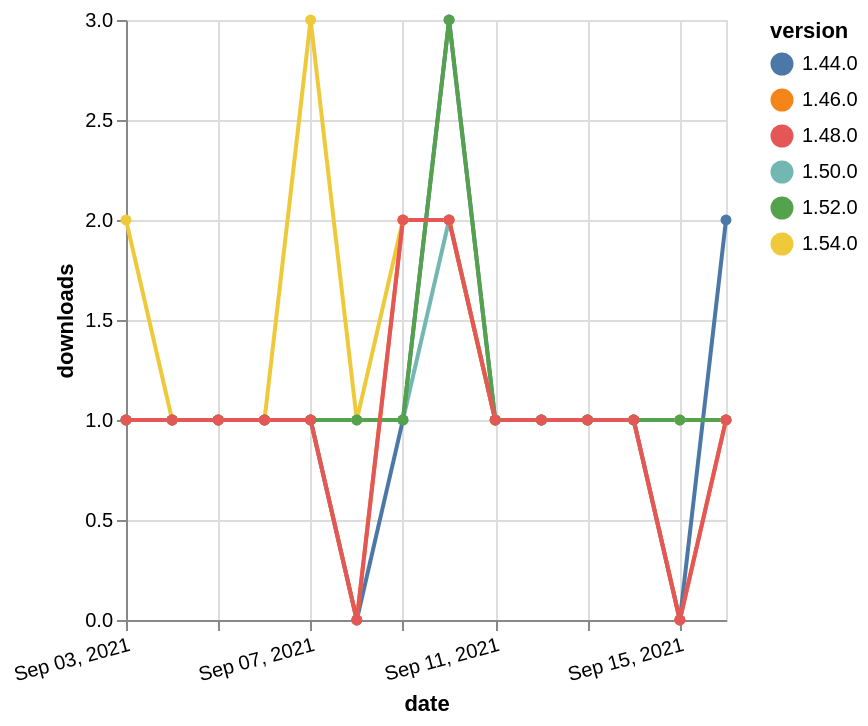

Vega-Lite specification for this chart:
### Vega-Lite specification from a JSON file in a GitHub repository (floating-point values rounded to 4 significant figures)
{"$schema": "https://vega.github.io/schema/vega-lite/v5.json", "description": "A simple bar chart with embedded data.", "data": {"values": [{"date": "2021-09-03", "total": 115, "delta": 2, "version": "1.54.0"}, {"date": "2021-09-04", "total": 116, "delta": 1, "version": "1.54.0"}, {"date": "2021-09-05", "total": 117, "delta": 1, "version": "1.54.0"}, {"date": "2021-09-06", "total": 118, "delta": 1, "version": "1.54.0"}, {"date": "2021-09-07", "total": 121, "delta": 3, "version": "1.54.0"}, {"date": "2021-09-08", "total": 122, "delta": 1, "version": "1.54.0"}, {"date": "2021-09-09", "total": 124, "delta": 2, "version": "1.54.0"}, {"date": "2021-09-10", "total": 126, "delta": 2, "version": "1.54.0"}, {"date": "2021-09-11", "total": 127, "delta": 1, "version": "1.54.0"}, {"date": "2021-09-12", "total": 128, "delta": 1, "version": "1.54.0"}, {"date": "2021-09-13", "total": 129, "delta": 1, "version": "1.54.0"}, {"date": "2021-09-14", "total": 130, "delta": 1, "version": "1.54.0"}, {"date": "2021-09-15", "total": 131, "delta": 1, "version": "1.54.0"}, {"date": "2021-09-16", "total": 132, "delta": 1, "version": "1.54.0"}, {"date": "2021-09-03", "total": 158, "delta": 1, "version": "1.50.0"}, {"date": "2021-09-04", "total": 159, "delta": 1, "version": "1.50.0"}, {"date": "2021-09-05", "total": 160, "delta": 1, "version": "1.50.0"}, {"date": "2021-09-06", "total": 161, "delta": 1, "version": "1.50.0"}, {"date": "2021-09-07", "total": 162, "delta": 1, "version": "1.50.0"}, {"date": "2021-09-08", "total": 163, "delta": 1, "version": "1.50.0"}, {"date": "2021-09-09", "total": 164, "delta": 1, "version": "1.50.0"}, {"date": "2021-09-10", "total": 166, "delta": 2, "version": "1.50.0"}, {"date": "2021-09-11", "total": 167, "delta": 1, "version": "1.50.0"}, {"date": "2021-09-12", "total": 168, "delta": 1, "version": "1.50.0"}, {"date": "2021-09-13", "total": 169, "delta": 1, "version": "1.50.0"}, {"date": "2021-09-14", "total": 170, "delta": 1, "version": "1.50.0"}, {"date": "2021-09-15", "total": 171, "delta": 1, "version": "1.50.0"}, {"date": "2021-09-16", "total": 172, "delta": 1, "version": "1.50.0"}, {"date": "2021-09-03", "total": 393, "delta": 1, "version": "1.44.0"}, {"date": "2021-09-04", "total": 394, "delta": 1, "version": "1.44.0"}, {"date": "2021-09-05", "total": 395, "delta": 1, "version": "1.44.0"}, {"date": "2021-09-06", "total": 396, "delta": 1, "version": "1.44.0"}, {"date": "2021-09-07", "total": 397, "delta": 1, "version": "1.44.0"}, {"date": "2021-09-08", "total": 397, "delta": 0, "version": "1.44.0"}, {"date": "2021-09-09", "total": 398, "delta": 1, "version": "1.44.0"}, {"date": "2021-09-10", "total": 401, "delta": 3, "version": "1.44.0"}, {"date": "2021-09-11", "total": 402, "delta": 1, "version": "1.44.0"}, {"date": "2021-09-12", "total": 403, "delta": 1, "version": "1.44.0"}, {"date": "2021-09-13", "total": 404, "delta": 1, "version": "1.44.0"}, {"date": "2021-09-14", "total": 405, "delta": 1, "version": "1.44.0"}, {"date": "2021-09-15", "total": 405, "delta": 0, "version": "1.44.0"}, {"date": "2021-09-16", "total": 407, "delta": 2, "version": "1.44.0"}, {"date": "2021-09-03", "total": 214, "delta": 1, "version": "1.46.0"}, {"date": "2021-09-04", "total": 215, "delta": 1, "version": "1.46.0"}, {"date": "2021-09-05", "total": 216, "delta": 1, "version": "1.46.0"}, {"date": "2021-09-06", "total": 217, "delta": 1, "version": "1.46.0"}, {"date": "2021-09-07", "total": 218, "delta": 1, "version": "1.46.0"}, {"date": "2021-09-08", "total": 218, "delta": 0, "version": "1.46.0"}, {"date": "2021-09-09", "total": 220, "delta": 2, "version": "1.46.0"}, {"date": "2021-09-10", "total": 222, "delta": 2, "version": "1.46.0"}, {"date": "2021-09-11", "total": 223, "delta": 1, "version": "1.46.0"}, {"date": "2021-09-12", "total": 224, "delta": 1, "version": "1.46.0"}, {"date": "2021-09-13", "total": 225, "delta": 1, "version": "1.46.0"}, {"date": "2021-09-14", "total": 226, "delta": 1, "version": "1.46.0"}, {"date": "2021-09-15", "total": 226, "delta": 0, "version": "1.46.0"}, {"date": "2021-09-16", "total": 227, "delta": 1, "version": "1.46.0"}, {"date": "2021-09-03", "total": 211, "delta": 1, "version": "1.52.0"}, {"date": "2021-09-04", "total": 212, "delta": 1, "version": "1.52.0"}, {"date": "2021-09-05", "total": 213, "delta": 1, "version": "1.52.0"}, {"date": "2021-09-06", "total": 214, "delta": 1, "version": "1.52.0"}, {"date": "2021-09-07", "total": 215, "delta": 1, "version": "1.52.0"}, {"date": "2021-09-08", "total": 216, "delta": 1, "version": "1.52.0"}, {"date": "2021-09-09", "total": 217, "delta": 1, "version": "1.52.0"}, {"date": "2021-09-10", "total": 220, "delta": 3, "version": "1.52.0"}, {"date": "2021-09-11", "total": 221, "delta": 1, "version": "1.52.0"}, {"date": "2021-09-12", "total": 222, "delta": 1, "version": "1.52.0"}, {"date": "2021-09-13", "total": 223, "delta": 1, "version": "1.52.0"}, {"date": "2021-09-14", "total": 224, "delta": 1, "version": "1.52.0"}, {"date": "2021-09-15", "total": 225, "delta": 1, "version": "1.52.0"}, {"date": "2021-09-16", "total": 226, "delta": 1, "version": "1.52.0"}, {"date": "2021-09-03", "total": 193, "delta": 1, "version": "1.48.0"}, {"date": "2021-09-04", "total": 194, "delta": 1, "version": "1.48.0"}, {"date": "2021-09-05", "total": 195, "delta": 1, "version": "1.48.0"}, {"date": "2021-09-06", "total": 196, "delta": 1, "version": "1.48.0"}, {"date": "2021-09-07", "total": 197, "delta": 1, "version": "1.48.0"}, {"date": "2021-09-08", "total": 197, "delta": 0, "version": "1.48.0"}, {"date": "2021-09-09", "total": 199, "delta": 2, "version": "1.48.0"}, {"date": "2021-09-10", "total": 201, "delta": 2, "version": "1.48.0"}, {"date": "2021-09-11", "total": 202, "delta": 1, "version": "1.48.0"}, {"date": "2021-09-12", "total": 203, "delta": 1, "version": "1.48.0"}, {"date": "2021-09-13", "total": 204, "delta": 1, "version": "1.48.0"}, {"date": "2021-09-14", "total": 205, "delta": 1, "version": "1.48.0"}, {"date": "2021-09-15", "total": 205, "delta": 0, "version": "1.48.0"}, {"date": "2021-09-16", "total": 206, "delta": 1, "version": "1.48.0"}]}, "width": "container", "mark": {"type": "line", "point": {"filled": true}}, "encoding": {"x": {"field": "date", "type": "temporal", "timeUnit": "yearmonthdate", "title": "date", "axis": {"labelAngle": -15}}, "y": {"field": "delta", "type": "quantitative", "title": "downloads"}, "color": {"field": "version", "type": "nominal"}, "tooltip": {"field": "delta"}}}
